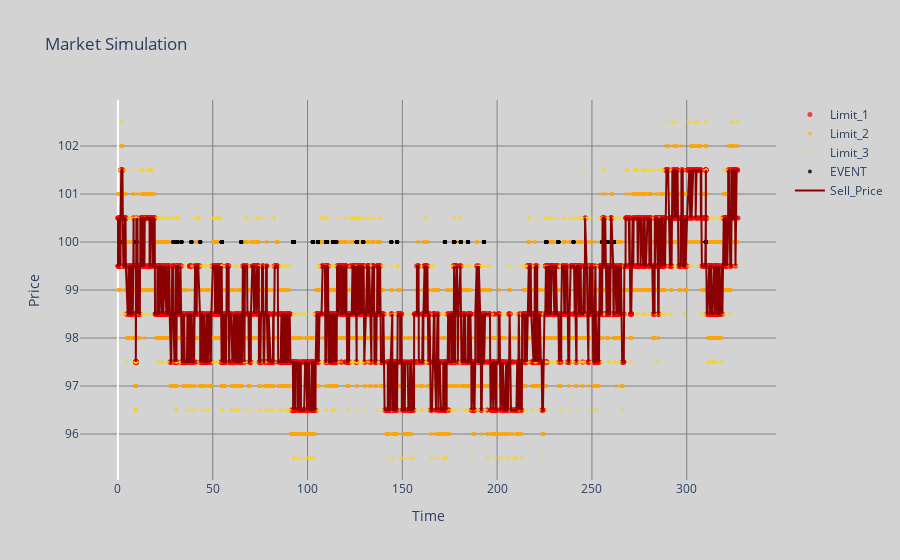

The cell this chart's notebook holds for it:
### Markdown cell above
We present an entire environement and agent for high frequency trading. The environement is mainly based on the Queue Reactive model (QR) created by M. Rosenbaum and C-A. Lehalle, with some minor twists, especially in the handling of exogenous information. The parameters are changeable in the backend/utils.intensity_fct_params file. Once defined they are used by every file of the project.

We first give a simulation of the QR model.

### Code cell
qr.Run_QR_simulated(10000, False)

### Figure 1 — Plotly figure (JSON) as saved in the notebook; plotly's stock layout.template omitted (floating-point values rounded to 4 significant figures; data arrays with more than 128 entries replaced by an {"elided": "..."} marker saying what was removed)
{"data": [{"marker": {"color": "red", "opacity": 0.7, "size": 5}, "mode": "markers", "name": "Limit_1", "type": "scatter", "x": {"elided": "6035 float values"}, "y": {"elided": "6035 float values"}}, {"marker": {"color": "orange", "opacity": 0.6, "size": 4}, "mode": "markers", "name": "Limit_2", "type": "scatter", "x": {"elided": "2743 float values"}, "y": {"elided": "2743 int values"}}, {"marker": {"color": "gold", "opacity": 0.5, "size": 3}, "mode": "markers", "name": "Limit_3", "type": "scatter", "x": {"elided": "1222 float values"}, "y": {"elided": "1222 float values"}}, {"marker": {"color": "black", "opacity": 0.8, "size": 4}, "mode": "markers", "name": "EVENT", "type": "scatter", "x": {"elided": "2168 float values"}, "y": {"elided": "2168 int values"}}, {"line": {"color": "darkred", "width": 2}, "mode": "lines", "name": "Sell_Price", "type": "scatter", "x": {"elided": "1962 float values"}, "y": {"elided": "1962 float values"}}], "layout": {"paper_bgcolor": "#D3D3D3", "plot_bgcolor": "#D3D3D3", "title": {"text": "Market Simulation"}, "xaxis": {"gridcolor": "#808080", "showgrid": true, "title": {"text": "Time"}}, "yaxis": {"gridcolor": "#808080", "showgrid": true, "title": {"text": "Price"}}}}
